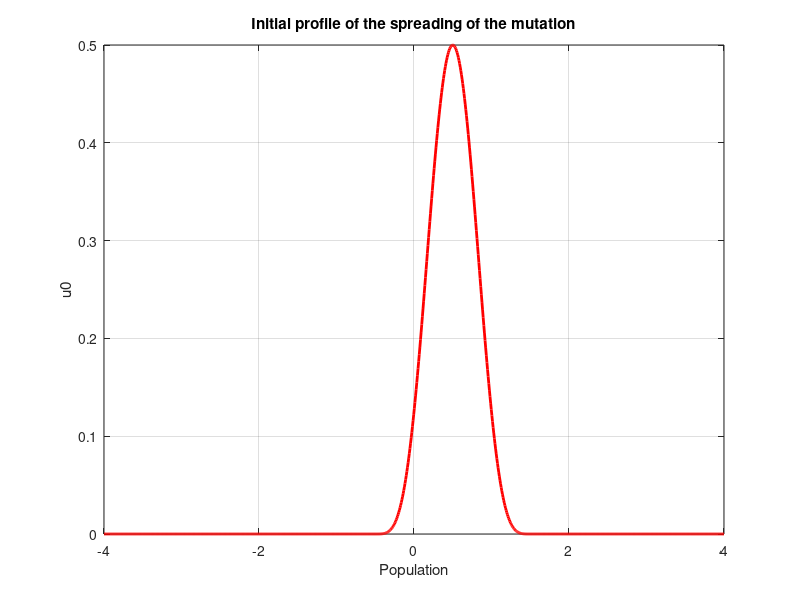

Write the MATLAB code that produced this figure. (Note: this script raises an error after producing the figure.)
%% PROJECT: Fisher equation %%

clc
clear all
close all

%% plot u0

a = -4;
b = 4;
t0 = 0;
T = 10;

u0 = @(x) 0.5 * (cos(pi*(x./2 + 3/4))).^4 .* (x<=1.5) .* (x>=-0.5);

x_disp = linspace(a, b, 1000);

figure(1)
plot(x_disp, u0(x_disp), 'r', 'linewidth', 2);
xlabel('Population');
ylabel('u0');
title('Initial profile of the spreading of the mutation');
grid on; box on;

% max probability (0.5) in 0.5
% start: very few elements of the pop manifest the mutation

%% approximation

% method = UNCONDITIONALLY STABLE (BE)

dt = 0.05;  % 0.08 limit
h = 0.5;
N = floor((T-t0)/dt);    % # of time intervals
M = floor((b-a)/h);      % # of space intervals
t = linspace(t0,T,N+1)';
x = linspace(a,b,M+1)';

lambda = 0.1;
nmax = 1000;
toll = 1e-5;

% initialize space-time solution matrix
u = zeros(M+1,N+1);

% initial condition
u(:,1) = u0(x);

% temporal loop
for n = 1:N
    % D.B.C.
    u(1,n+1) = 0;
    u(M+1,n+1) = 0;
    % Internal nodes
    [u(2:end-1,n+1),it] = nonlinsolv(u(2:end-1,n),nmax,toll,lambda,dt,h);    % as BE
end

% second lambda
lambda2 = 10;

% initialize space-time solution matrix
u2 = zeros(M+1,N+1);

% initial condition
u2(:,1) = u0(x);

% temporal loop
for n = 1:N
    % D.B.C.
    u2(1,n+1) = 0;
    u2(M+1,n+1) = 0;
    % Internal nodes
    [u2(2:end-1,n+1),it] = nonlinsolv(u2(2:end-1,n),nmax,toll,lambda2,dt,h);    % as BE
end

% mesh
figure(2)
subplot(1, 2, 1);
mesh(t,x,u);
zlim([0 1]);
xlabel('Time');
ylabel('Space of the population');
title('Evolution wave of the propagation of the gene with lambda=0.1');
subplot(1, 2, 2);
mesh(t,x,u2);
zlim([0 1]);
xlabel('Time');
ylabel('Space of the population');
title('Evolution wave of the propagation of the gene with lambda=10');

% lambda is the intensity of selection of the mutant gene or an index of mutation survival advantage
% small lambda --> mutant gene cannot propagate effectively (goes to 0 with time)
% bigger lambda --> mutant gene CAN propagate (almost immediately) --> peak at about t=2.5, then decreases till a regime

%% try with FE

% conditionally stable method: dt <= (h^2)/2

[x_FE, t_FE, u_FE] = FEnonlin(u0,a,b,t0,T,lambda,dt,h);
[x_FE2, t_FE2, u_FE2] = FEnonlin(u0,a,b,t0,T,lambda2,dt,h);

figure(3)
subplot(1, 2, 1);
mesh(t_FE,x_FE,u_FE);
colormap([1 0 0]);
%zlim([0 1]);
xlabel('Time');
ylabel('Space of the population');
%title('Evolution wave of the propagation of the gene with lambda=0.1 and FE');
subplot(1, 2, 2);
mesh(t_FE2,x_FE2,u_FE2);
colormap([1 0 0]);
%zlim([0 1]);
xlabel('Time');
ylabel('Space of the population');
%title('Evolution wave of the propagation of the gene with lambda=10 and FE');

% FEC method for the heat equation: stable if dt <= (h^2)/2 
% in fact: stability if dt<=C*h^2, where C=1/(2*mu), mu=diffusion coeff.=1
% with dt small enough, the same considerations can be done for different values of alpha

%% Propagation of the gene in relation to lambda

% Create a new video file
writerObj = VideoWriter('video_lambda.mov', 'MPEG-4');
writerObj.FrameRate = 5;
open(writerObj);

lambda_vect = [0.1 0.2 0.3 0.4 0.5 0.6 0.7 0.8 0.9 1 2 3 4 5 6 7 8 9 10];

figure(4)
for l = lambda_vect
    % initialize space-time solution matrix
    u_l = zeros(M+1,N+1);
    % initial condition
    u_l(:,1) = u0(x);
    % temporal loop
    for n = 1:N
        % D.B.C.
        u_l(1,n+1) = 0;
        u_l(M+1,n+1) = 0;
        % Internal nodes
        [u_l(2:end-1,n+1),it] = nonlinsolv(u_l(2:end-1,n),nmax,toll,l,dt,h);    % as BE
    end
    mesh(t,x,u_l);
    zlim([0 1]);
    title(strcat('lambda = ', num2str(l)));
    frame = getframe(figure(3));
    writeVideo(writerObj,frame);
    pause(0.5);
end

close(writerObj);

% >> lambda, >> 'strenght' of the mutation, >> propagation

%% analysis of the fraction of individuals that have the mutant gene (p)

% integral of p between -2 and 2 in respect to time t

p = zeros(length(t), 1);

for i = 1:length(t)
    p(i) = 0.25 * trapz(u(5:13, i));
    p2(i) = 0.25 * trapz(u2(5:13, i));
end

figure(5)
subplot(1, 2, 1)
plot(t, p, 'b', 'linewidth', 2);
xlabel('Time');
ylabel('p(t)');
title('Evolution of p(t) with lambda=0.1');
subplot(1, 2, 2)
plot(t, p2, 'b', 'linewidth', 2);
xlabel('Time');
ylabel('p(t)');
title('Evolution of p(t) with lambda=10');

sgtitle('Evolution of the fraction of individuals that have the mutant gene - p(t)');

% the two curves start from the same value: p(0) = 0.1875
% with low lambda the gene doesn't propagate and probably tends to 0 (= becomes extinct)
% with high lambda the gene propagates effectively and then reaches a plateau (at around t = 1)

